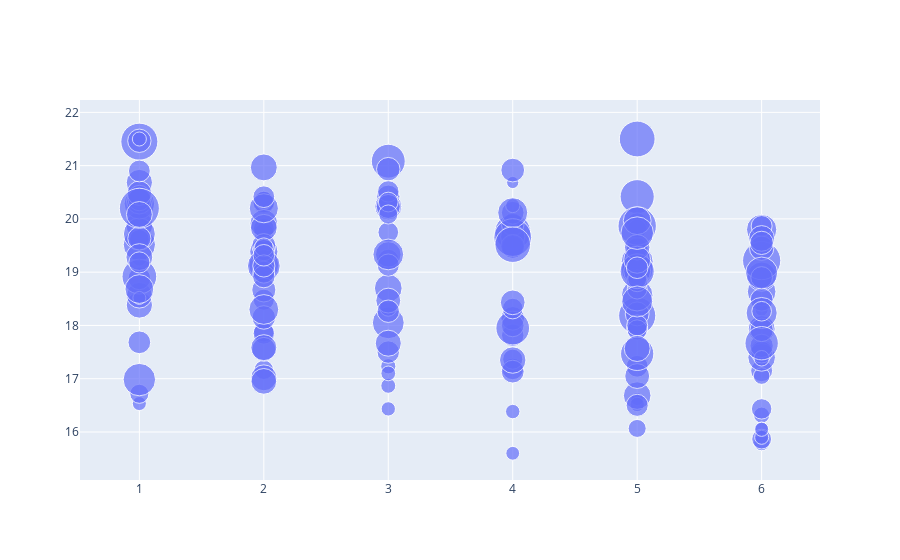

Notebook code for this chart:
### Code cell
# Let's try scaling the bubbles
fig = go.Figure(data=[go.Scatter(
    x=df["dow"],
    y=df["toe as n"],
    mode='markers',
    marker=dict(
        size=df["receipt price"],
        sizemode='area',
        sizeref=2.*max(df["receipt price"])/(40.**2),
        sizemin=4
    )
)])

fig.show()

### Figure 1 — Plotly figure (JSON) as saved in the notebook; plotly's stock layout.template omitted (floating-point values rounded to 4 significant figures; data arrays with more than 128 entries replaced by an {"elided": "..."} marker saying what was removed)
{"data": [{"marker": {"size": {"elided": "185 float values"}, "sizemin": 4, "sizemode": "area", "sizeref": 0.1968}, "mode": "markers", "type": "scatter", "x": {"elided": "185 int values"}, "y": {"elided": "185 float values"}}], "layout": {}}
